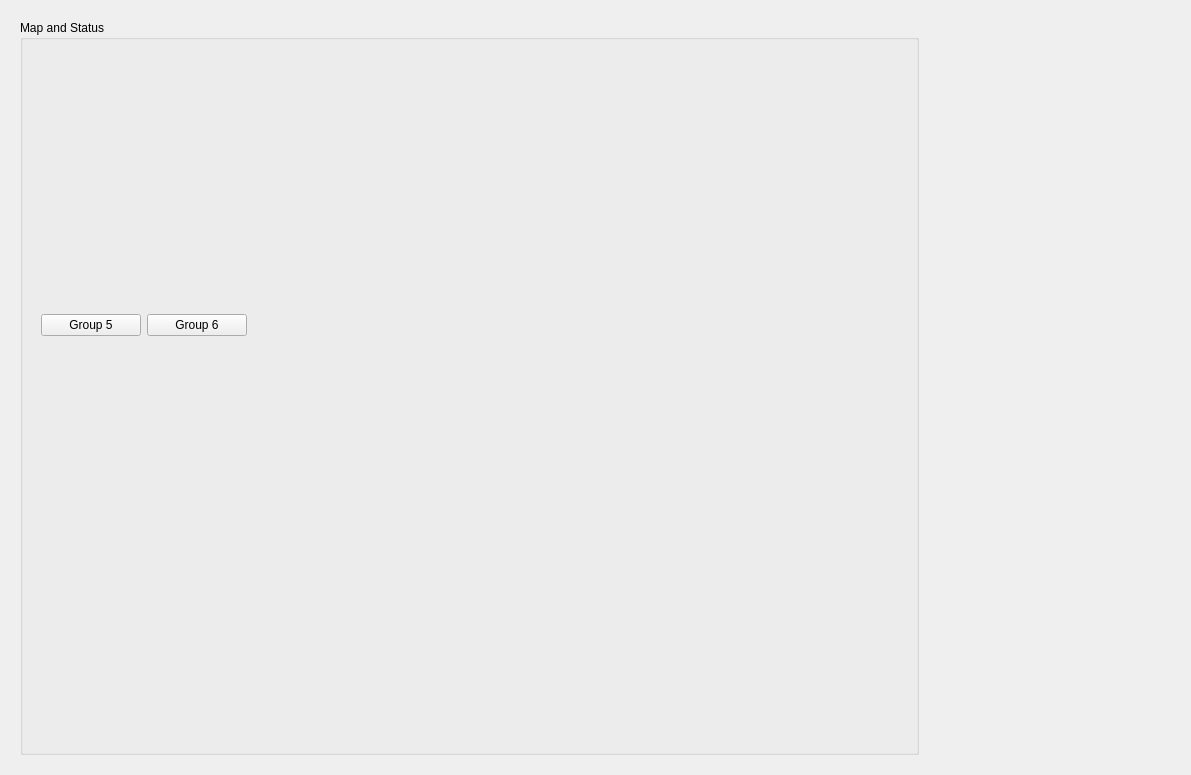
<?xml version="1.0" encoding="UTF-8"?>
<ui version="4.0">
 <class>Form</class>
 <widget class="QWidget" name="Form">
  <property name="geometry">
   <rect>
    <x>0</x>
    <y>0</y>
    <width>1191</width>
    <height>775</height>
   </rect>
  </property>
  <property name="windowTitle">
   <string>MPS L3B Main</string>
  </property>
  <layout class="QGridLayout" name="gridLayout_5">
   <item row="0" column="0">
    <widget class="QFrame" name="frame_3">
     <property name="frameShape">
      <enum>QFrame::NoFrame</enum>
     </property>
     <property name="frameShadow">
      <enum>QFrame::Raised</enum>
     </property>
     <layout class="QGridLayout" name="gridLayout_4">
      <item row="0" column="0">
       <widget class="QGroupBox" name="groupBox">
        <property name="title">
         <string>Map and Status</string>
        </property>
        <layout class="QGridLayout" name="gridLayout_3">
         <item row="0" column="0">
          <widget class="PyDMEmbeddedDisplay" name="PyDMEmbeddedDisplay_3">
           <property name="minimumSize">
            <size>
             <width>875</width>
             <height>250</height>
            </size>
           </property>
           <property name="toolTip">
            <string/>
           </property>
           <property name="filename" stdset="0">
            <string>$PHYSICS_TOP/mps_configuration/current/display/areas/mps_l3b_link_nodes.ui</string>
           </property>
          </widget>
         </item>
         <item row="1" column="0">
          <widget class="QFrame" name="frame">
           <property name="frameShape">
            <enum>QFrame::NoFrame</enum>
           </property>
           <property name="frameShadow">
            <enum>QFrame::Raised</enum>
           </property>
           <layout class="QGridLayout" name="gridLayout">
            <item row="0" column="0">
             <widget class="PyDMRelatedDisplayButton" name="PyDMRelatedDisplayButton_5">
              <property name="minimumSize">
               <size>
                <width>100</width>
                <height>20</height>
               </size>
              </property>
              <property name="toolTip">
               <string/>
              </property>
              <property name="text">
               <string>Group 5</string>
              </property>
              <property name="filenames" stdset="0">
               <stringlist>
                <string>$PHYSICS_TOP/mps_configuration/current/display/groups/LinkNodeGroup5.ui</string>
               </stringlist>
              </property>
              <property name="showIcon" stdset="0">
               <bool>false</bool>
              </property>
              <property name="openInNewWindow" stdset="0">
               <bool>true</bool>
              </property>
             </widget>
            </item>
            <item row="0" column="1">
             <widget class="PyDMRelatedDisplayButton" name="PyDMRelatedDisplayButton_6">
              <property name="minimumSize">
               <size>
                <width>100</width>
                <height>20</height>
               </size>
              </property>
              <property name="toolTip">
               <string/>
              </property>
              <property name="text">
               <string>Group 6</string>
              </property>
              <property name="filenames" stdset="0">
               <stringlist>
                <string>$PHYSICS_TOP/mps_configuration/current/display/groups/LinkNodeGroup6.ui</string>
               </stringlist>
              </property>
              <property name="showIcon" stdset="0">
               <bool>false</bool>
              </property>
              <property name="openInNewWindow" stdset="0">
               <bool>true</bool>
              </property>
             </widget>
            </item>
            <item row="0" column="2">
             <spacer name="horizontalSpacer_2">
              <property name="orientation">
               <enum>Qt::Horizontal</enum>
              </property>
              <property name="sizeHint" stdset="0">
               <size>
                <width>40</width>
                <height>20</height>
               </size>
              </property>
             </spacer>
            </item>
           </layout>
          </widget>
         </item>
         <item row="2" column="0">
          <spacer name="verticalSpacer_2">
           <property name="orientation">
            <enum>Qt::Vertical</enum>
           </property>
           <property name="sizeHint" stdset="0">
            <size>
             <width>20</width>
             <height>40</height>
            </size>
           </property>
          </spacer>
         </item>
        </layout>
       </widget>
      </item>
      <item row="0" column="2">
       <widget class="QFrame" name="frame_2">
        <property name="frameShape">
         <enum>QFrame::NoFrame</enum>
        </property>
        <property name="frameShadow">
         <enum>QFrame::Raised</enum>
        </property>
        <layout class="QGridLayout" name="gridLayout_2">
         <item row="1" column="0">
          <widget class="PyDMDrawingImage" name="PyDMDrawingImage_2">
           <property name="minimumSize">
            <size>
             <width>80</width>
             <height>75</height>
            </size>
           </property>
           <property name="maximumSize">
            <size>
             <width>80</width>
             <height>75</height>
            </size>
           </property>
           <property name="toolTip">
            <string/>
           </property>
           <property name="styleSheet">
            <string notr="true"/>
           </property>
           <property name="brush" stdset="0">
            <brush brushstyle="SolidPattern">
             <color alpha="255">
              <red>193</red>
              <green>193</green>
              <blue>195</blue>
             </color>
            </brush>
           </property>
           <property name="filename" stdset="0">
            <string>lcls_mps_lockup_stacked_digital.png</string>
           </property>
          </widget>
         </item>
         <item row="0" column="0">
          <spacer name="verticalSpacer">
           <property name="orientation">
            <enum>Qt::Vertical</enum>
           </property>
           <property name="sizeHint" stdset="0">
            <size>
             <width>20</width>
             <height>40</height>
            </size>
           </property>
          </spacer>
         </item>
        </layout>
       </widget>
      </item>
      <item row="0" column="1">
       <spacer name="horizontalSpacer">
        <property name="orientation">
         <enum>Qt::Horizontal</enum>
        </property>
        <property name="sizeHint" stdset="0">
         <size>
          <width>40</width>
          <height>20</height>
         </size>
        </property>
       </spacer>
      </item>
     </layout>
    </widget>
   </item>
  </layout>
 </widget>
 <customwidgets>
  <customwidget>
   <class>PyDMRelatedDisplayButton</class>
   <extends>QPushButton</extends>
   <header>pydm.widgets.related_display_button</header>
  </customwidget>
  <customwidget>
   <class>PyDMEmbeddedDisplay</class>
   <extends>QFrame</extends>
   <header>pydm.widgets.embedded_display</header>
  </customwidget>
  <customwidget>
   <class>PyDMDrawingImage</class>
   <extends>QWidget</extends>
   <header>pydm.widgets.drawing</header>
  </customwidget>
 </customwidgets>
 <resources/>
 <connections/>
</ui>
